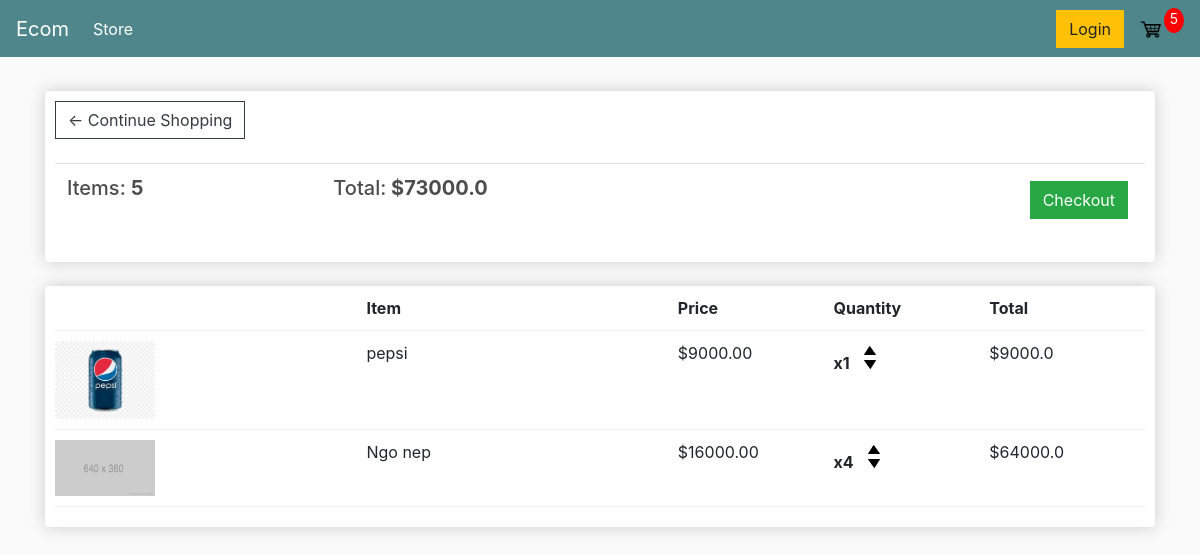
The app's page /cart/ (signed in) with its own data.
### store/models.py (models this page shows, shortened)
class Order(models.Model):
    customer = models.ForeignKey(Customer, on_delete=models.SET_NULL, blank=True, null=True)
    date_orderd = models.DateTimeField(auto_now_add=True)
    complete = models.BooleanField(default=False, null=True, blank=False)
    transaction_id = models.CharField(max_length=200, null=True)
    @property
    def get_cart_total(self):
        orderitems = self.orderitem_set.all()
        total = sum([item.get_total for item in orderitems])
        return total
    @property
    def get_cart_items(self):
        orderitems = self.orderitem_set.all()
        total = sum([item.quantity for item in orderitems])
        return total

class OrderItem(models.Model):
    product = models.ForeignKey(Product, on_delete=models.SET_NULL, null=True)
    order = models.ForeignKey(Order, on_delete=models.SET_NULL, null=True)
    quantity = models.IntegerField(default=0, null=True, blank=True)
    date_added = models.DateTimeField(auto_now_add=True)
    @property
    def get_total(self):
        total = self.product.price * self.quantity
        return total

class Product(models.Model):
    name = models.CharField(max_length=200, null=True)
    price = models.FloatField()
    digital = models.BooleanField(default=False, null=True, blank=False)
    image = models.ImageField( blank=True, null=True)
    @property
    def imageURL(self):
        try:
            url = self.image.url
        except:
            url = ''
        return url

### store/views.py (the view)
# urls.py: path('cart/', views.cart, name="cart"),
def cart(request):
    if request.user.is_authenticated:
        customer = request.user.customer
        order, created = Order.objects.get_or_create(customer, complete=False)
        items = order.orderitem_set.all()
    else:
        items = []
        order = {'get_cart_total':0, 'get_cart_items':0}
    context = {
        'items': items,
        'order': order
    }
    return render(request, 'store/cart.html', context)

### store/templates/store/cart.html
{% extends 'store/main.html' %} {% load static %} {% block content %}
<div class="row">
    <div class="col-lg-12">
        <div class="box-element">
            <a class="btn btn-outline-dark" href="{% url 'store' %}">&#x2190; Continue Shopping</a>
            <br>
            <br>
            <table class="table">
                <tr>
                    <th>
                        <h5>Items: <strong>{{order.get_cart_items}}</strong></h5>
                    </th>
                    <th>
                        <h5>Total:<strong> ${{order.get_cart_total}}</strong></h5>
                    </th>
                    <th>
                        <a style="float:right; margin:5px;" class="btn btn-success" href="{% url 'checkout' %}">Checkout</a>
                    </th>
                </tr>
            </table>
        </div>
        <br>
        <div class="box-element">
            <div class="cart-row">
                <div style="flex:2"></div>
                <div style="flex:2"><strong>Item</strong></div>
                <div style="flex:1"><strong>Price</strong></div>
                <div style="flex:1"><strong>Quantity</strong></div>
                <div style="flex:1"><strong>Total</strong></div>
            </div>
            {% for item in items %}
            <div class="cart-row">
                <div style="flex:2"><img class="row-image" src="{{item.product.imageURL}}"></div>
                <div style="flex:2">
                    <p>{{item.product.name}}</p>
                </div>
                <div style="flex:1">
                    <p>${{item.product.price|floatformat:2}}</p>
                </div>
                <div style="flex:1">
                    <p class="quantity">x{{item.quantity}}</p>
                    <div class="quantity">
                        <img class="chg-quantity" src="{% static  'images/arrow-up.png' %}">
                        <img class="chg-quantity" src="{% static  'images/arrow-down.png' %}">
                    </div>
                </div>
                <div style="flex:1">
                    <p>${{item.get_total}}</p>
                </div>
            </div>
            {% endfor %}
        </div>
    </div>
</div>
{% endblock content %}

### store/templates/store/main.html (shortened to what this page needs)
<!DOCTYPE html> {% load static %}
<html lang="en">
<head>
    <link rel="stylesheet" href="https://stackpath.bootstrapcdn.com/bootstrap/4.4.1/css/bootstrap.min.css">
    <link rel="stylesheet" type="text/css" href="{% static 'css/main.css' %}">
</head>
<body>
    <nav class="navbar navbar-expand-lg navbar-dark bg-dark">
        <a class="navbar-brand" href="{% url 'store' %}">Ecom</a>
        <div class="collapse navbar-collapse" id="navbarSupportedContent">
            <ul class="navbar-nav mr-auto">
                <li class="nav-item active">
                    <a class="nav-link" href="{% url 'store' %}">Store <span class="sr-only">(current)</span></a>
                </li>
            </ul>
            <div class="form-inline my-2 my-lg-0">
                <a href="#" class="btn btn-warning">Login</a>
                <a href="{% url 'cart' %}">
                    <img id="cart-icon" src="{% static 'images/cart.png' %}">
                </a>
                <p id="cart-total">{{order.get_cart_items}}</p>
            </div>
        </div>
    </nav>
    <div class="container">
        <br> {% block content %} {% endblock content %}
    </div>
</body>
</html>

### store/static/css/main.css (style rules this page uses)
body { background-color: hsl(0, 0%, 98%); }
h1, h2, h3, h4, h5, h6 { color: hsl(0, 0%, 30%); }
.box-element { box-shadow: hsl(0, 0%, 80%) 0 0 16px; background-color: #fff; border-radius: 4px; padding: 10px; }
.bg-dark { background-color: #4f868c!important; }
#cart-icon { width: 25px; display: inline-block; margin-left: 15px; }
#cart-total { display: block; text-align: center; color: #fff; background-color: red; width: 20px; height: 25px; border-radius: 50%; font-size: 14px; }
.col-lg-4, .col-lg-6, .col-lg-8, .col-lg-12 { margin-top: 10px; }
.btn { border-radius: 0; }
.row-image { width: 100px; }
.cart-row { display: flex; align-items: flex-stretch; padding-bottom: 10px; margin-bottom: 10px; border-bottom: 1px solid #ececec; }
.quantity { display: inline-block; font-weight: 700; padding-right: 10px; }
.chg-quantity { width: 12px; cursor: pointer; display: block; margin-top: 5px; transition: .1s; }

### records on screen
Order: get_cart_items "5", get_cart_total "73000.0"
OrderItem: product.imageURL (picture), product.name "pepsi", product.price "9000.00", quantity "1", get_total "9000.0"
OrderItem: product.imageURL (placeholder picture), product.name "Ngo nep", product.price "16000.00", quantity "4", get_total "64000.0"
